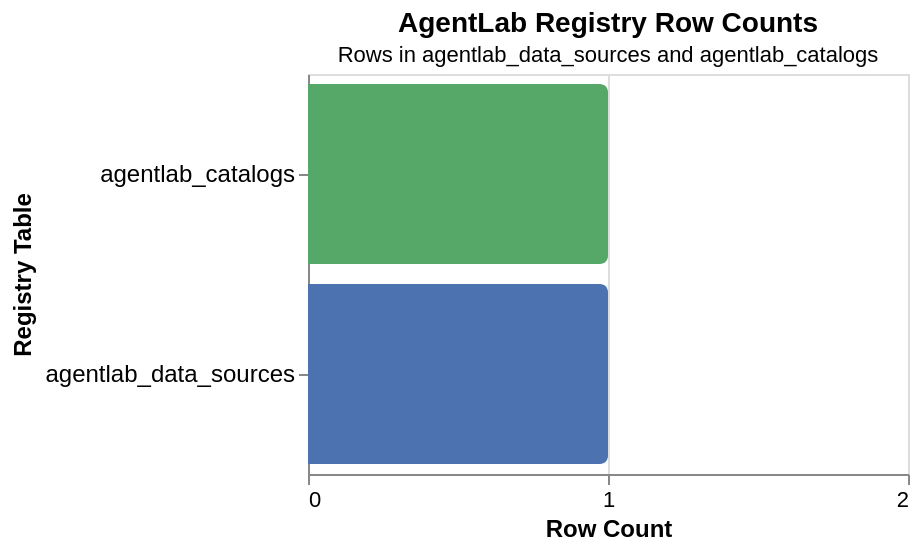

This figure's Vega-Lite source:
### Vega-Lite specification from a JSON file in a GitHub repository (floating-point values rounded to 4 significant figures)
{"$schema": "https://vega.github.io/schema/vega-lite/v5.json", "title": {"text": "AgentLab Registry Row Counts", "subtitle": "Rows in agentlab_data_sources and agentlab_catalogs", "fontSize": 14, "subtitleFontSize": 11}, "width": 300, "height": 200, "data": {"values": [{"table": "agentlab_data_sources", "count": 1, "registration_id": "local_environment_sql", "mcp_server": "postgres-environment"}, {"table": "agentlab_catalogs", "count": 1, "registration_id": "local_pgvector_catalog", "mcp_server": "postgres-pgvector-catalog"}]}, "mark": {"type": "bar", "tooltip": true, "cornerRadiusEnd": 4}, "encoding": {"y": {"field": "table", "type": "nominal", "title": "Registry Table", "axis": {"labelFontSize": 12, "titleFontSize": 12}}, "x": {"field": "count", "type": "quantitative", "title": "Row Count", "scale": {"domain": [0, 2]}, "axis": {"tickMinStep": 1, "labelFontSize": 11, "titleFontSize": 12}}, "color": {"field": "table", "type": "nominal", "legend": null, "scale": {"domain": ["agentlab_data_sources", "agentlab_catalogs"], "range": ["#4c72b0", "#55a868"]}}, "tooltip": [{"field": "table", "type": "nominal", "title": "Table"}, {"field": "count", "type": "quantitative", "title": "Row Count"}, {"field": "registration_id", "type": "nominal", "title": "registration_id"}, {"field": "mcp_server", "type": "nominal", "title": "mcp_server"}]}}
